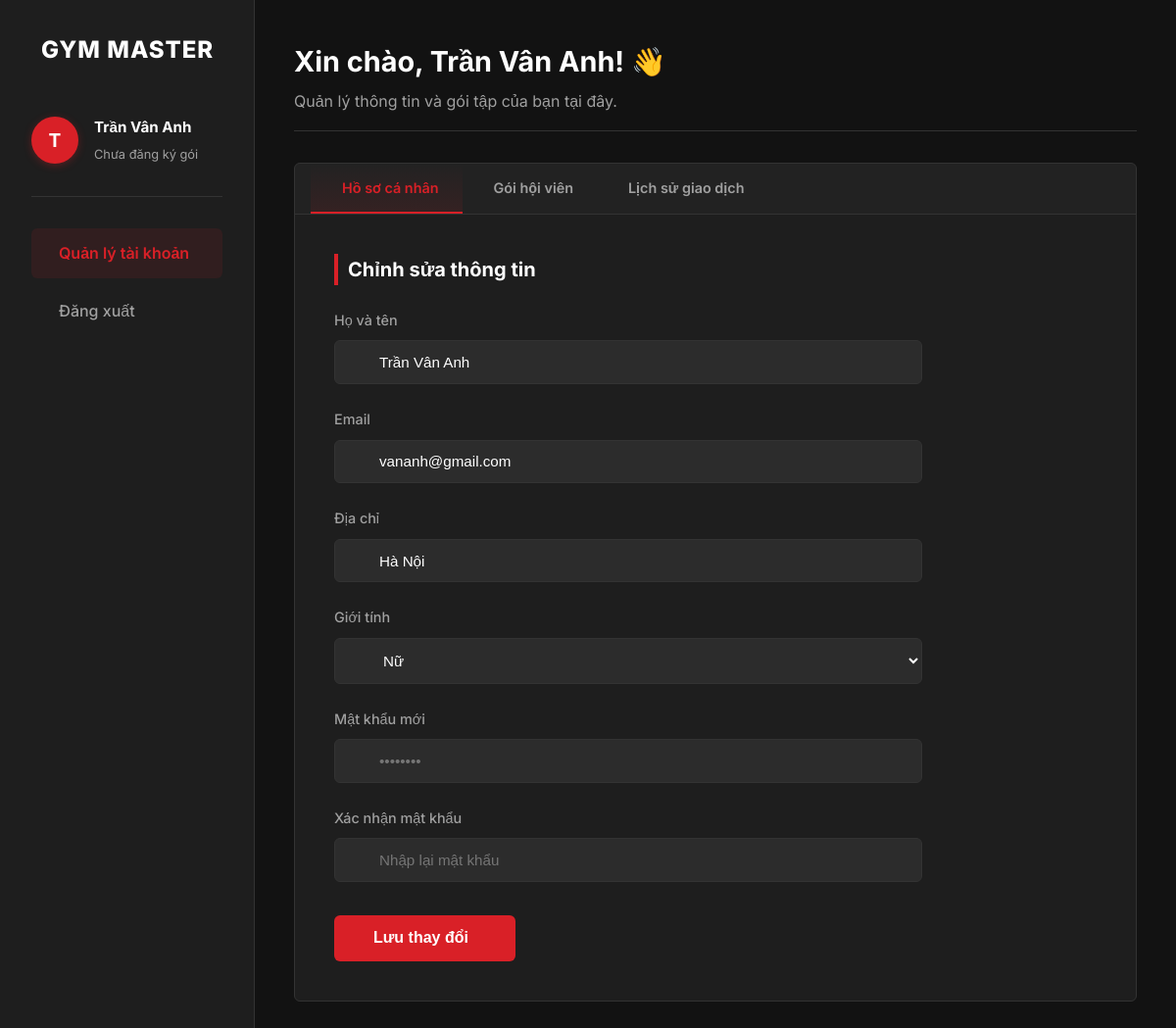
/QL_Profile/member_profile.php (signed in), run on an earlier commit of the app's database.
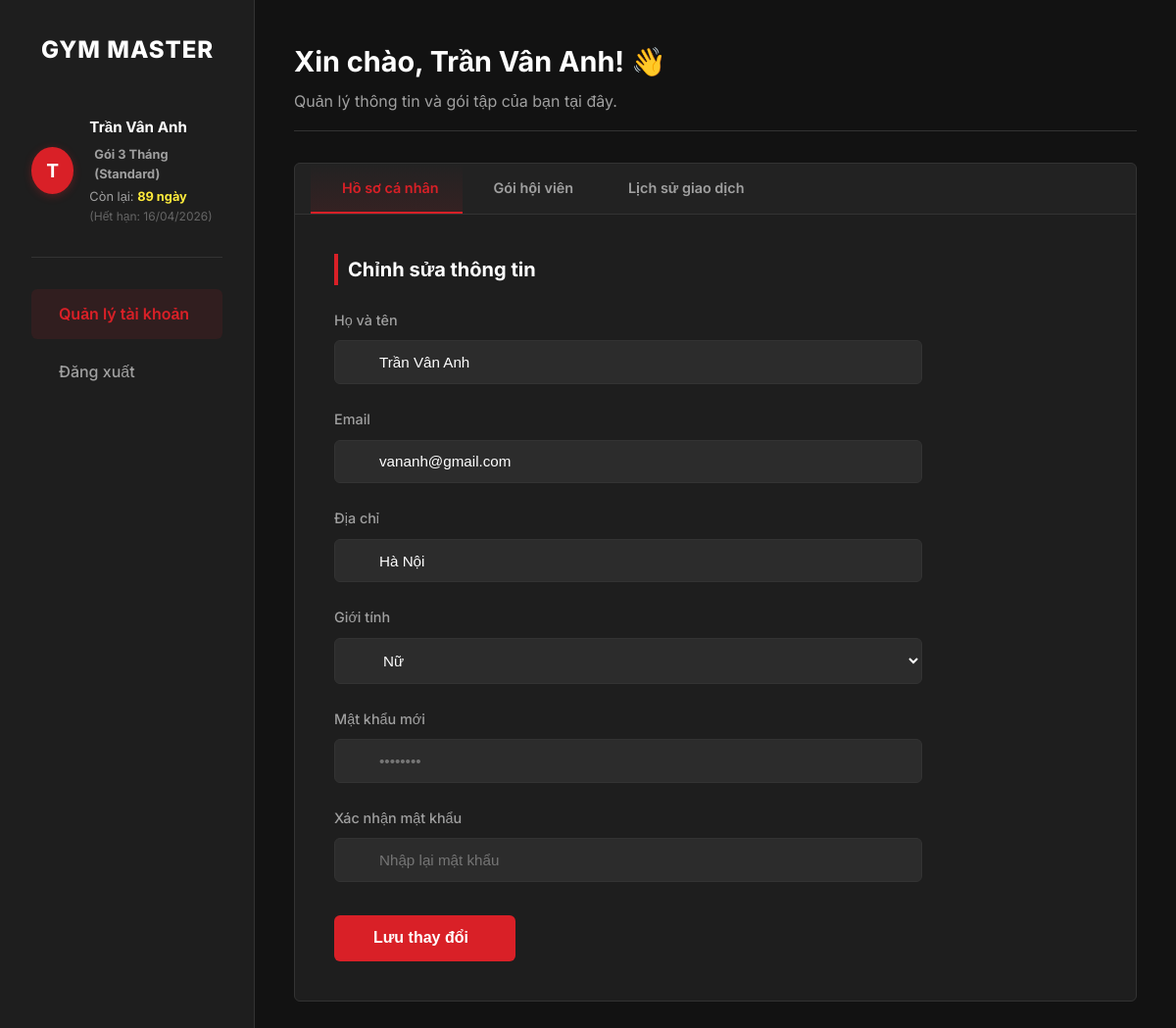
And on a later commit of the database.
### tables this page shows
CREATE TABLE `member_subscriptions` (
  `subscription_id` int(11) NOT NULL,
  `member_id` int(11) NOT NULL,
  `package_id` int(11) NOT NULL,
  `start_date` date NOT NULL,
  `end_date` date NOT NULL,
  `status` enum('Active','Expired','Cancelled') DEFAULT 'Active'
);

CREATE TABLE `membership_packages` (
  `package_id` int(11) NOT NULL,
  `package_name` varchar(100) NOT NULL,
  `duration_days` int(11) NOT NULL,
  `price` decimal(10,2) NOT NULL,
  `description` text DEFAULT NULL
);

### QL_Profile/member_profile.php (the view, shortened to what the changed rows need)
<?php
require_once 'connectdb.php';
$member_id = $_SESSION['member_id'];
$sql = "SELECT * FROM members WHERE member_id = ?";
$stmt = $conn->prepare($sql);
$stmt->bind_param("i", $member_id);
$stmt->execute();
$member = $stmt->get_result()->fetch_assoc();
$sql_active = "SELECT p.package_name, s.end_date, s.package_id
               FROM member_subscriptions s
               JOIN membership_packages p ON s.package_id = p.package_id
               WHERE s.member_id = ? AND s.status = 'Active' AND s.end_date >= CURDATE()
               ORDER BY s.end_date DESC LIMIT 1";
$stmt_active = $conn->prepare($sql_active);
$stmt_active->bind_param("i", $member_id);
$stmt_active->execute();
$active_sub = $stmt_active->get_result()->fetch_assoc();
$days_left = 0;
if ($active_sub) {
    $today = new DateTime();
    $expiry = new DateTime($active_sub['end_date']);
    if ($expiry >= $today) {
        $days_left = $today->diff($expiry)->days + 1;
    }
}
?>
<!DOCTYPE html>
<html lang="vi">
<head>
    <link rel="stylesheet" href="member_profile.css">
    <link href="https://cdn.jsdelivr.net/npm/remixicon@3.5.0/fonts/remixicon.css" rel="stylesheet">
</head>
<body>
<div class="main-wrapper">
    <aside class="sidebar">
        <div class="user-preview">
            <div>
                <h4><?= htmlspecialchars($member['full_name']) ?></h4>
                <?php if($active_sub): ?>
                    <p class="active-package"><i class="ri-vip-crown-fill" style="color:#ffeb3b"></i> <?= $active_sub['package_name'] ?></p>
                    <p class="days-left">Còn lại: <b><?= $days_left ?> ngày</b></p>
                    <p style="font-size:0.75rem; color:#666;">(Hết hạn: <?= date("d/m/Y", strtotime($active_sub['end_date'])) ?>)</p>
                <?php else: ?>
                    <p style="font-size:0.8rem; color:#a0a0a0; margin-top:5px;">Chưa đăng ký gói</p>
                <?php endif; ?>
            </div>
        </div>
    </aside>
    <main class="content-area">
        <header>
            <h1>Xin chào, <?= htmlspecialchars($member['full_name']) ?>! 👋</h1>
        </header>
    </main>
</div>
</body>
</html>

What changed in the data, as far as the page shows it:
added member_subscriptions: package.package_name "Gói 3 Tháng (Standard)", end_date "89", end_date "16/04/2026"
Also different on the page:
text no longer shown: "Chưa đăng ký gói"
text now shown: "Còn lại: ngày (Hết hạn: )"
